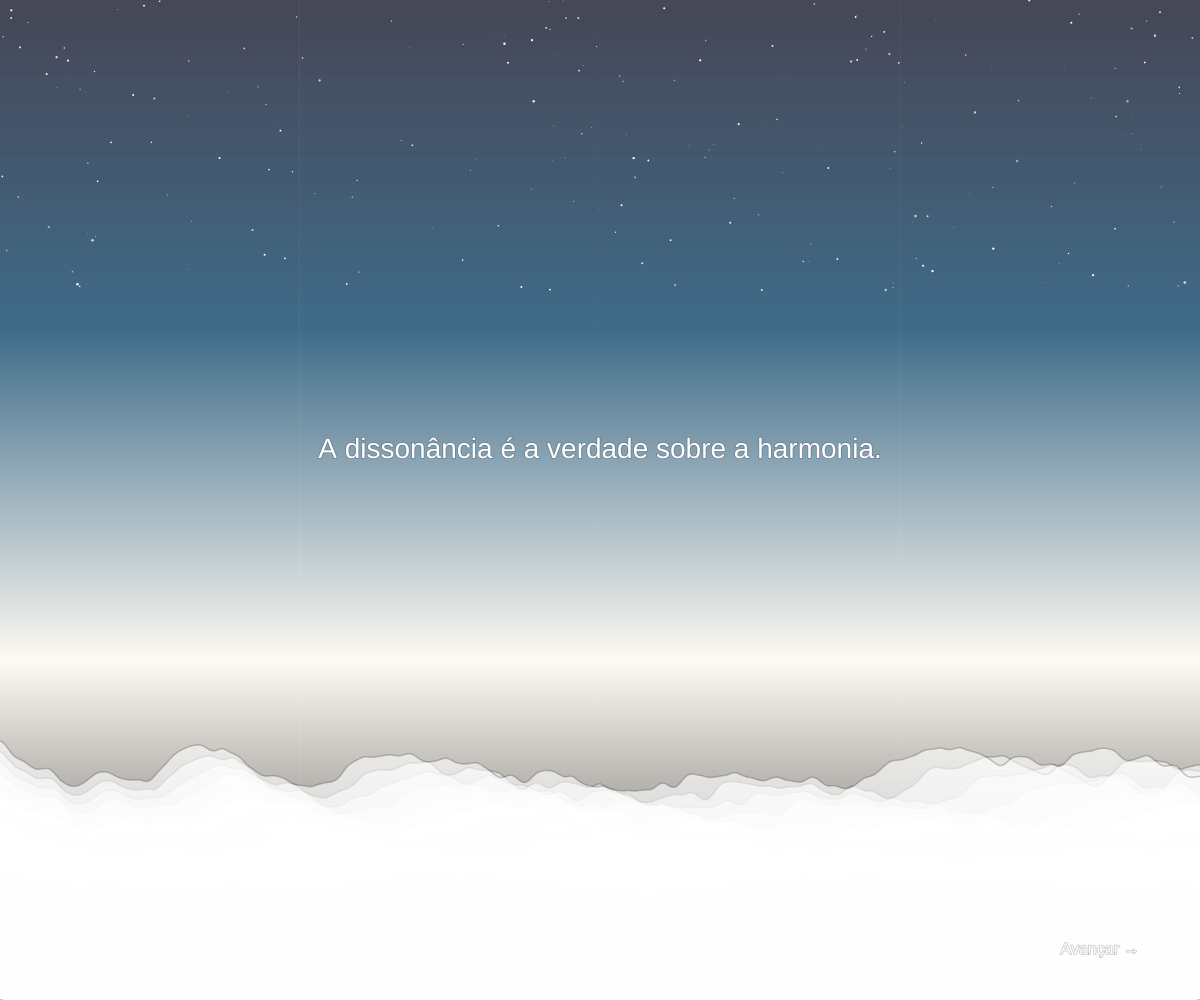
Frame 1 (no input)
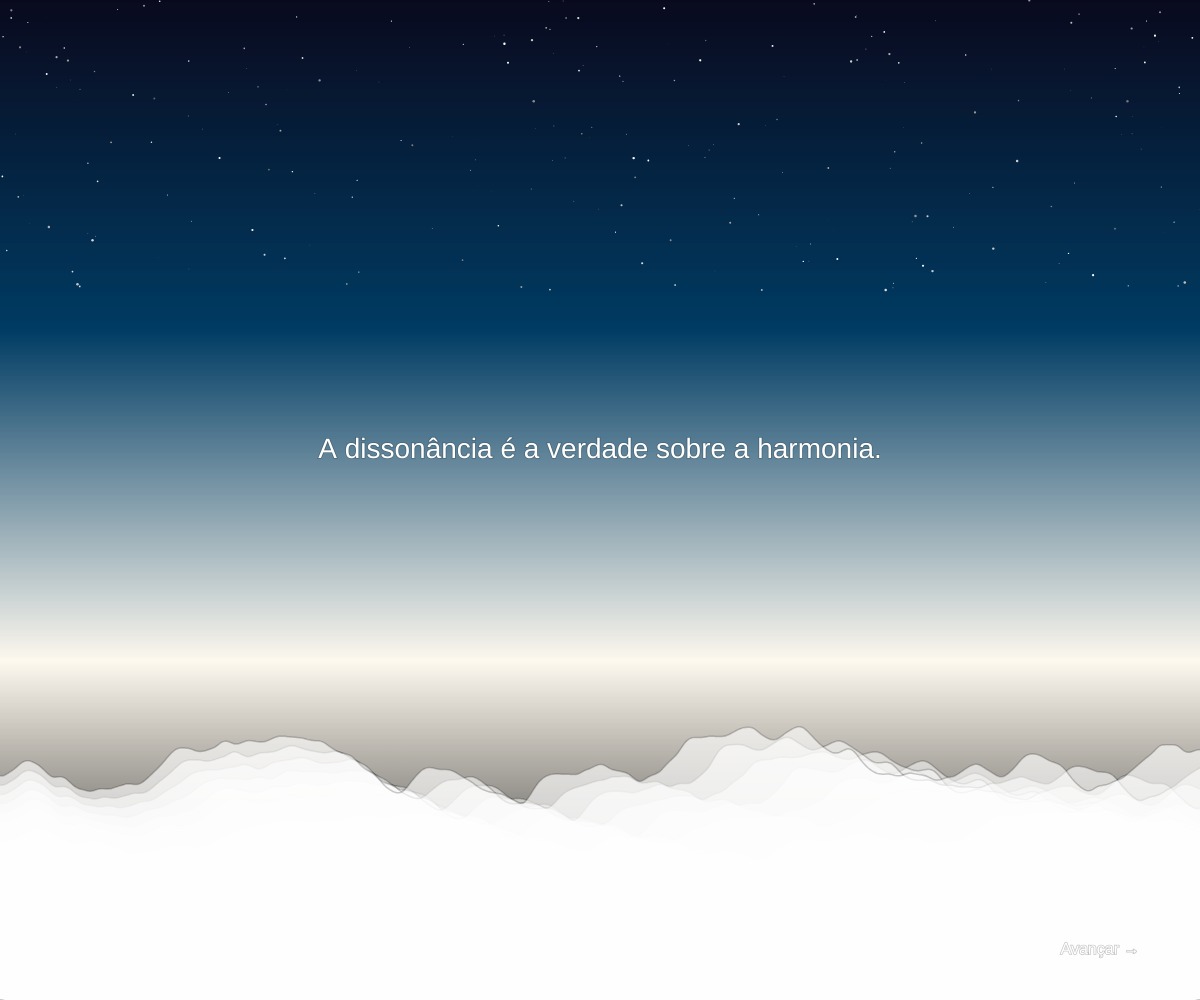
Frame 60 (no input)
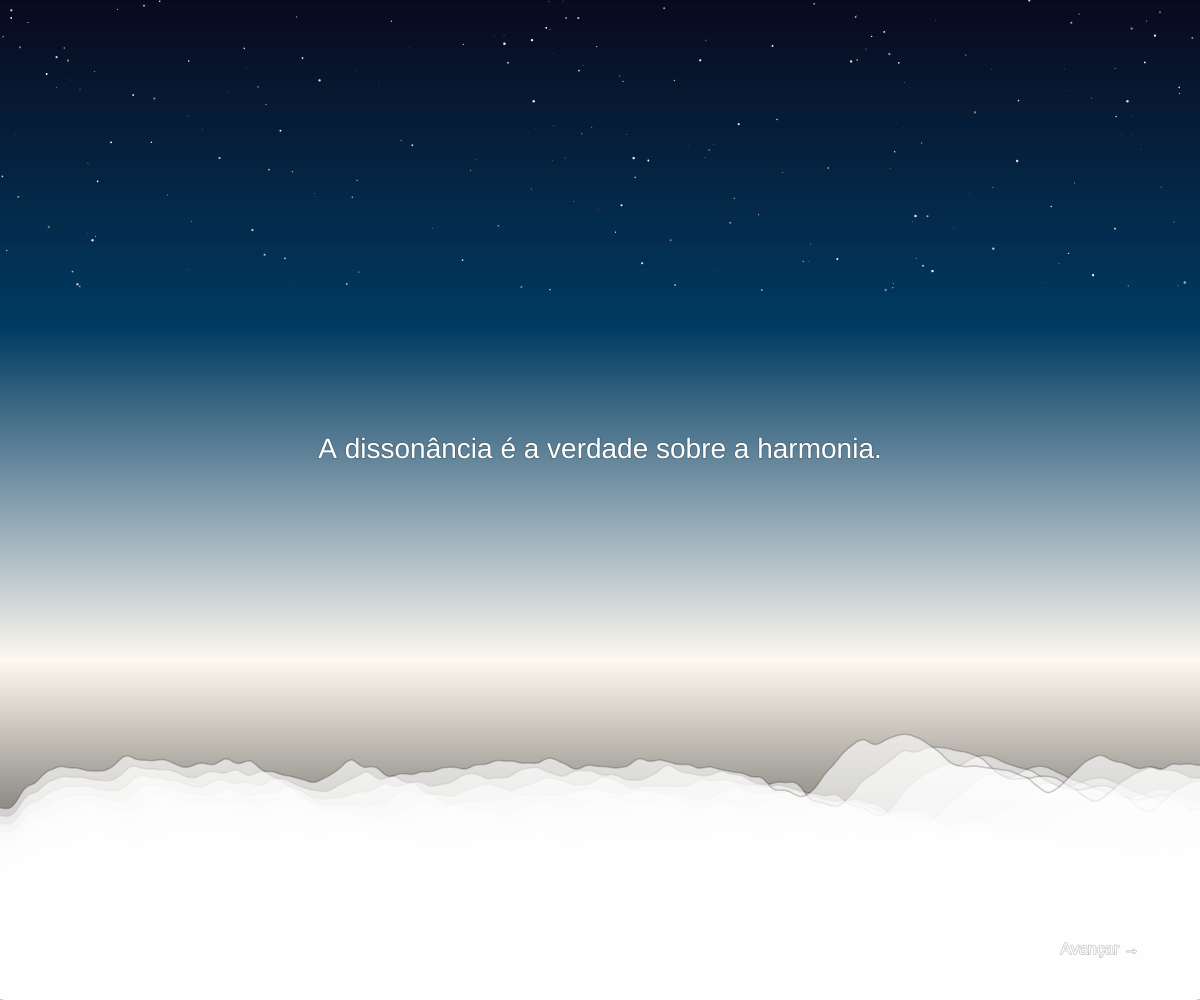
Frame 120 (the mouse pressed at the canvas centre since frame 60)

The p5.js sketch that drew these frames (run headless with seeded random() and noise() and a simulated clock; from frame 60 on, the mouse is pressed at the canvas centre):

// p5.js sketch
// ── sketch.js
// Variáveis de controle
let currentChapter = 0;
let transitioning = false;
let transitionAlpha = 0;
let nextChapter = 0;

// Variáveis gerais
let mountains = []; // Montanhas para o Capítulo 0
let stars = []; // Estrelas no fundo

function preload() {}

function setup() {
  createCanvas(windowWidth, windowHeight); // Responsivo

  // Cria estrelas para o fundo
  for (let i = 0; i < 230; i++) {
    stars.push({
      x: random(width),
      y: random(height * 0.29),
      size: random(0.1, 2.5),
      brightness: random(150, 255),
      twinkleSpeed: random(0.01, 1.55), // Velocidade de cintilação
    });
  }

  setupChapter(currentChapter);
}

function draw() {
  // Céu gradiente inspirado em "Brilho Eterno de uma Mente sem Lembranças"
  setGradient(
    0,
    0,
    width,
    height,
    color(10, 10, 30), // Preto com azul profundo
    color(0, 60, 100), // Azul suave
    color(255, 250, 240), // Azul celestial
    color(0, 0, 0) // Volta ao preto para profundidade
  );

  if (currentChapter === 0) {
    drawStars(); // Desenha as estrelas no Capítulo 0
  }

  if (transitioning) {
    handleTransition();
  } else {
    drawChapterContent(currentChapter);
    drawNavigation();
  }
}

// Função para desenhar as estrelas com cintilação
function drawStars() {
  noStroke();
  for (let star of stars) {
    let twinkle = sin(frameCount * star.twinkleSpeed) * 60; // Cintilação
    fill(star.brightness + twinkle);
    ellipse(star.x, star.y, star.size);
  }
}

// Gradiente mais complexo para o céu
function setGradient(x, y, w, h, c1, c2, c3, c4) {
  noFill();
  for (let i = y; i <= y + h; i++) {
    let inter = map(i, y, y + h, 0, 1);
    let c;
    if (inter < 0.33) {
      c = lerpColor(c1, c2, inter * 3);
    } else if (inter < 0.66) {
      c = lerpColor(c2, c3, (inter - 0.33) * 3);
    } else {
      c = lerpColor(c3, c4, (inter - 0.66) * 3);
    }
    stroke(c);
    line(x, i, x + w, i);
  }
}

// Função de transição entre capítulos
function handleTransition() {
  transitionAlpha += 10;
  fill(0, transitionAlpha);
  rect(0, 0, width, height);

  if (transitionAlpha >= 255) {
    transitioning = false;
    currentChapter = nextChapter;
    setupChapter(currentChapter);
    transitionAlpha = 0;
  }
}

// Função para desenhar os botões de navegação
function drawNavigation() {
  fill(255);
  textSize(16);
  textAlign(CENTER, CENTER);

  if (currentChapter < 1) {
    if (
      mouseX > width - 150 &&
      mouseX < width - 50 &&
      mouseY > height - 70 &&
      mouseY < height - 30
    ) {
      fill(200);
      cursor(HAND);
    } else {
      fill(255);
      cursor(ARROW);
    }
    text("Avançar →", width - 100, height - 50);
  }
}

// Função para iniciar a transição
function startTransition(direction) {
  transitioning = true;
  transitionAlpha = 1;
  nextChapter = currentChapter + direction;
}

// Função que detecta cliques do mouse
function mousePressed() {
  if (
    currentChapter < 1 &&
    mouseX > width - 150 &&
    mouseX < width - 50 &&
    mouseY > height - 70 &&
    mouseY < height - 30
  ) {
    startTransition(1);
  }
}

function setupChapter(chapter) {
  if (chapter === 0) {
    createMountains();
  }
}

function drawChapterContent(chapter) {
  if (chapter === 0) {
    drawMountains();
    drawHeaderMessage(); // Chama a função para desenhar a mensagem inicial
  }
}

// Função para desenhar a mensagem inicial
function drawHeaderMessage() {
  fill(255);
  textSize(28);
  textAlign(CENTER, CENTER);
  text("A dissonância é a verdade sobre a harmonia.", width / 2, height / 2 - 50);
}

// Montanhas com tons brancos e dourados
function createMountains() {
  mountains = [];
  let layers = 19; // Aumentado para mais camadas

  // Paleta de cores suaves, brancas com dourado
  let baseColors = [
    
    color(255, 255, 255, ), // Transparência suave
  ];

  for (let i = 0; i < layers; i++) {
    let yOffset = height * 0.95 - i * 7; // Reduzi o espaçamento entre as camadas
    let complexity = map(i, 0, layers - 1, 0.002, 0.01); // Suavidade do ruído
    let peakHeight = map(i, 0, layers - 1, 20, 124); // Altura progressiva
    let layerColor = lerpColor(
      baseColors[0],
      baseColors[baseColors.length - 1],
      i / (layers - 1)
    );

    layerColor.setAlpha(map(i, 0, layers - 1, 7, 155)); // Transparência progressiva

    mountains.push({ yOffset, peakHeight, complexity, color: layerColor });
  }
}

function drawMountains() {
  for (let i = 0; i < mountains.length; i++) {
    let layer = mountains[i];
    fill(layer.color);
    stroke(10, 55); // Stroke suave para definição
    strokeWeight(1.5); // Define a espessura do contorno
    beginShape();

    let noiseScale = layer.complexity;
    let peakHeight = layer.peakHeight;

    for (let x = -100; x <= width + 240; x += 1) {
      let baseY =
        layer.yOffset - noise(x * noiseScale, frameCount * 0.016) * peakHeight;

      let roundedY = baseY + sin(x * 0.1 + frameCount * 0.009) * 2; // Suavização adicional
      curveVertex(x, roundedY);
    }

    vertex(width, height);
    vertex(0, height);
    endShape(CLOSE);
  }
}

// Ajusta o canvas ao redimensionar a janela
function windowResized() {
  resizeCanvas(windowWidth, windowHeight);
  setupChapter(currentChapter);
}

// ── sketchA.js
let num = 2000; // Número de partículas
let noiseScale = 500, noiseStrength = 1;
let scale = 20; // Escala do campo de fluxo
let zoff = 0; // Offset para o ruído em z
let flowfield; // Array que armazena os vetores do campo de fluxo
let particles = [];
let backgroundColor = [0, 10]; // Cor de fundo inicial (RGBA)
let strokeWeightValue = 1; // Stroke inicial das partículas
let colorModeType = "Rainbow"; // Padrão de cor inicial

function setup() {
  createCanvas(windowWidth, windowHeight);
  noStroke();
  flowfield = new Array(floor(width / scale) * floor(height / scale));
  
  // Inicializar partículas
  for (let i = 0; i < num; i++) {
    let loc = createVector(random(width * 1.2), random(height), 2);
    let dir = createVector(cos(0), sin(0));
    let speed = random(0.5, 2);
    particles.push(new Particle(loc, dir, speed));
  }

  // Controles para personalização
  createP("Número de Partículas").position(10, height + 10);
  let particleSlider = createSlider(100, 5000, num, 100).position(10, height + 40);
  particleSlider.input(() => adjustParticles(particleSlider.value()));

  createP("Intensidade do Ruído").position(10, height + 70);
  let noiseSlider = createSlider(0.1, 5, noiseStrength, 0.1).position(10, height + 100);
  noiseSlider.input(() => noiseStrength = noiseSlider.value());

  createP("Escala do Campo de Fluxo").position(10, height + 130);
  let scaleSlider = createSlider(10, 50, scale, 5).position(10, height + 160);
  scaleSlider.input(() => scale = scaleSlider.value());

  createP("Peso do Stroke das Partículas").position(10, height + 190);
  let strokeSlider = createSlider(1, 5, strokeWeightValue, 0.5).position(10, height + 220);
  strokeSlider.input(() => strokeWeightValue = strokeSlider.value());

  createP("Cor de Fundo").position(10, height + 250);
  let bgColorPicker = createColorPicker('#000000').position(10, height + 280);
  bgColorPicker.input(() => backgroundColor = bgColorPicker.color().levels.concat([10])); // RGBA

  createP("Padrão de Cor das Partículas").position(10, height + 310);
  let colorSelect = createSelect().position(10, height + 340);
  colorSelect.option("Rainbow");
  colorSelect.option("Monochrome");
  colorSelect.option("Custom");
  colorSelect.changed(() => colorModeType = colorSelect.value());
}

function draw() {
  // Fundo com efeito de fade
  fill(...backgroundColor);
  noStroke();
  rect(0, 0, width, height);

  // Atualizar Flow Field
  let yoff = 0;
  for (let y = 0; y < floor(height / scale); y++) {
    let xoff = 0;
    for (let x = 0; x < floor(width / scale); x++) {
      let index = x + y * floor(width / scale);
      let angle = noise(xoff, yoff, zoff) * TWO_PI * 4;
      let v = p5.Vector.fromAngle(angle);
      v.setMag(1);
      flowfield[index] = v;
      xoff += 0.1;
    }
    yoff += 0.1;
  }
  zoff += 0.01;

  // Atualizar e desenhar partículas
  for (let particle of particles) {
    particle.follow(flowfield);
    particle.move();
    particle.update();
    particle.show();
    particle.checkEdges();
  }
}

function windowResized() {
  resizeCanvas(windowWidth, windowHeight);
}

// Ajustar número de partículas dinamicamente
function adjustParticles(newNum) {
  particles = [];
  for (let i = 0; i < newNum; i++) {
    let loc = createVector(random(width * 1.2), random(height), 2);
    let dir = createVector(cos(0), sin(0));
    let speed = random(0.5, 2);
    particles.push(new Particle(loc, dir, speed));
  }
}

// Classe Partícula
class Particle {
  constructor(_loc, _dir, _speed) {
    this.loc = _loc;
    this.dir = _dir;
    this.speed = _speed;
    this.pos = createVector(random(width), random(height));
    this.vel = createVector(0, 0);
    this.acc = createVector(0, 0);
    this.maxSpeed = 2;
    this.hue = random(360); // Cor inicial da partícula
  }

  move() {
    let angle = noise(this.loc.x / noiseScale, this.loc.y / noiseScale, frameCount / noiseScale) * TWO_PI * noiseStrength;
    this.dir.x = cos(angle);
    this.dir.y = sin(angle);
    let vel = this.dir.copy();
    vel.mult(this.speed);
    this.loc.add(vel);
  }

  follow(flowfield) {
    let x = floor(this.loc.x / scale);
    let y = floor(this.loc.y / scale);
    let index = x + y * floor(width / scale);
    let force = flowfield[index];
    if (force) {
      this.applyForce(force);
    }
  }

  applyForce(force) {
    this.acc.add(force);
  }

  update() {
    this.vel.add(this.acc);
    this.vel.limit(this.maxSpeed);
    this.pos.add(this.vel);
    this.acc.mult(0);
  }

  show() {
    if (colorModeType === "Rainbow") {
      stroke(this.hue, 255, 255, 250);
    } else if (colorModeType === "Monochrome") {
      stroke(255, 255, 255, 250); // Branco
    } else if (colorModeType === "Custom") {
      stroke(random(255), random(255), random(255), 250); // Cores aleatórias
    }
    strokeWeight(strokeWeightValue);
    point(this.loc.x, this.loc.y);
    this.hue = (this.hue + 1) % 360; // Alteração gradual de cor
  }

  checkEdges() {
    if (this.loc.x < 0 || this.loc.x > width || this.loc.y < 0 || this.loc.y > height) {
      this.loc.x = random(width * 1.2);
      this.loc.y = random(height);
    }
  }
}

// ── sketchB.js
let colors = [];
let numLines = 10; // Number of flow lines
let stepSize = 20; // Distance between control points
let segments = 30; // Number of segments in each line

function setup() {
  createCanvas(windowWidth, windowHeight);
  noFill();
  strokeWeight(3);

  // Define colors for the lines
  colors = [
    color(173, 216, 230), // Light Blue
    color(144, 238, 144), // Light Green
    color(255, 182, 193), // Light Pink
    color(221, 160, 221), // Light Purple
  ];
}

function draw() {
  background(20); // Dark background

  // Generate flowing lines
  for (let i = 0; i < numLines; i++) {
    let yOffset = map(i, 0, numLines, height * 0.2, height * 0.8); // Vertical spacing
    stroke(colors[i % colors.length]); // Cycle through colors

    beginShape();
    for (let j = 0; j < segments; j++) {
      let x = map(j, 0, segments - 1, 0, width); // Horizontal spread
      let y = yOffset + sin((frameCount + j * stepSize) * 0.05) * 50; // Dynamic curve
      curveVertex(x, y);
    }
    endShape();
  }
}
